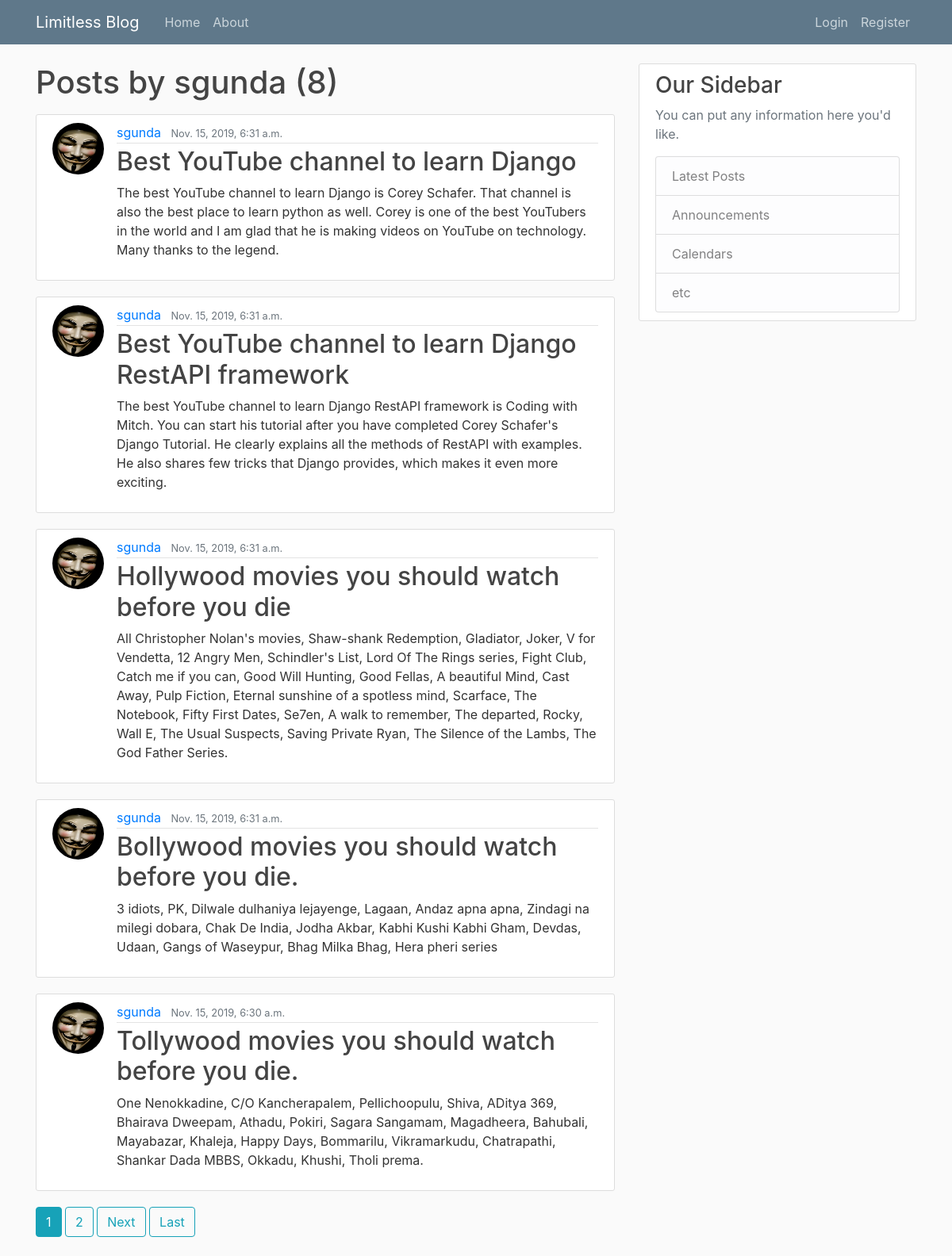
The page /user/sgunda on the database its author committed.
### blog/models.py (models this page shows, shortened)
class Post(models.Model):
    title = models.CharField(max_length=100)
    content = models.TextField()
    date_posted = models.DateTimeField(default=timezone.now)
    author = models.ForeignKey(User, on_delete=models.CASCADE)

### users/models.py (models this page shows, shortened)
class Profile(models.Model):
    user = models.OneToOneField(User, on_delete=models.CASCADE)
    image = models.ImageField(default='default.jpg', upload_to='profile_pics')

### blog/views.py (the view)
# urls.py: path('user/<str:username>', UserPostListView.as_view(), name='user-posts'),
class UserPostListView(ListView):
    model = Post
    template_name = 'blog/user_posts.html'
    context_object_name = 'posts'
    paginate_by = 5
    def get_queryset(self):
        user = get_object_or_404(User, username=self.kwargs.get('username'))
        return Post.objects.filter(author=user).order_by('-date_posted')

### blog/templates/blog/user_posts.html (shortened to what this page needs)
{% extends "blog/base.html" %}
{% block content %}
    <h1 class="mb-3">Posts by {{ view.kwargs.username }} ({{ page_obj.paginator.count }})</h1>
    {% for post in posts %}
        <article class="media content-section">
          <img class="rounded-circle article-img" src="{{ post.author.profile.image.url }}">
          <div class="media-body">
            <div class="article-metadata">
              <a class="mr-2" href="{% url 'user-posts' post.author.username %}">{{ post.author }}</a>
              <small class="text-muted">{{ post.date_posted }}</small>
            </div>
            <h2><a class="article-title" href="{%url 'post-detail' post.id%}">{{ post.title }}</a></h2>
            <p class="article-content">{{ post.content }}</p>
          </div>
        </article>
    {% endfor %}
    {% if is_paginated %}
        {% for num in page_obj.paginator.page_range %}
            {% if page_obj.number == num %}
                <a class="btn btn-info mb-4" href="?page={{ num }}">{{ num }}</a>
            {% elif num > page_obj.number|add:'-3' and num < page_obj.number|add:'3' %}
                <a class="btn btn-outline-info mb-4" href="?page={{ num }}">{{ num }}</a>
            {% endif %}
        {% endfor %}
        {% if page_obj.has_next %}
            <a class="btn btn-outline-info mb-4" href="?page={{ page_obj.next_page_number }}">Next</a>
            <a class="btn btn-outline-info mb-4" href="?page={{ page_obj.paginator.num_pages }}">Last</a>
        {% endif %}
    {% endif %}
{% endblock content %}

### blog/Static/blog/main.css (style rules this page uses)
body { background: #fafafa; color: #333333; margin-top: 5rem; }
h1, h2, h3, h4, h5, h6 { color: #444444; }
.content-section { background: #ffffff; padding: 10px 20px; border: 1px solid #dddddd; border-radius: 3px; margin-bottom: 20px; }
.article-title { color: #444444; }
.article-content { white-space: pre-line; }
.article-img { height: 65px; width: 65px; margin-right: 16px; }
.article-metadata { padding-bottom: 1px; margin-bottom: 4px; border-bottom: 1px solid #e3e3e3 }

### rows shown on the page
Post: author.profile.image (picture), author "sgunda", date_posted "Nov. 15, 2019, 6:31 a.m.", title "Best YouTube channel to learn Django", content "The best YouTube channel to learn Django is Corey Schafer. That channel is also the best place to learn python as well. Corey is one of the best YouTubers in the world and I am glad that he is making videos on YouTube on technology. Many thanks to the legend."
Post: author.profile.image (picture), author "sgunda", date_posted "Nov. 15, 2019, 6:31 a.m.", title "Best YouTube channel to learn Django RestAPI framework", content "The best YouTube channel to learn Django RestAPI framework is Coding with Mitch. You can start his tutorial after you have completed Corey Schafer's Django Tutorial. He clearly explains all the methods of RestAPI with examples. He also shares few tricks that Django provides, which makes it even more exciting."
Post: author.profile.image (picture), author "sgunda", date_posted "Nov. 15, 2019, 6:31 a.m.", title "Hollywood movies you should watch before you die", content "All Christopher Nolan's movies, Shaw-shank Redemption, Gladiator, Joker, V for Vendetta, 12 Angry Men, Schindler's List, Lord Of The Rings series, Fight Club, Catch me if you can, Good Will Hunting, Good Fellas, A beautiful Mind, Cast Away, Pulp Fiction, Eternal sunshine of a spotless mind, Scarface, The Notebook, Fifty First Dates, Se7en, A walk to remember, The departed, Rocky, Wall E, The Usual Suspects, Saving Private Ryan, The Silence of the Lambs, The God Father Series."
Post: author.profile.image (picture), author "sgunda", date_posted "Nov. 15, 2019, 6:31 a.m.", title "Bollywood movies you should watch before you die.", content "3 idiots, PK, Dilwale dulhaniya lejayenge, Lagaan, Andaz apna apna, Zindagi na milegi dobara, Chak De India, Jodha Akbar, Kabhi Kushi Kabhi Gham, Devdas, Udaan, Gangs of Waseypur, Bhag Milka Bhag, Hera pheri series"
Post: author.profile.image (picture), author "sgunda", date_posted "Nov. 15, 2019, 6:30 a.m.", title "Tollywood movies you should watch before you die.", content "One Nenokkadine, C/O Kancherapalem, Pellichoopulu, Shiva, ADitya 369, Bhairava Dweepam, Athadu, Pokiri, Sagara Sangamam, Magadheera, Bahubali, Mayabazar, Khaleja, Happy Days, Bommarilu, Vikramarkudu, Chatrapathi, Shankar Dada MBBS, Okkadu, Khushi, Tholi prema."

### other values the page prints
{{ view.kwargs.username }} "sgunda"
{{ page_obj.paginator.count }} "8"
{{ num }} "1"
{{ num }} "2"
